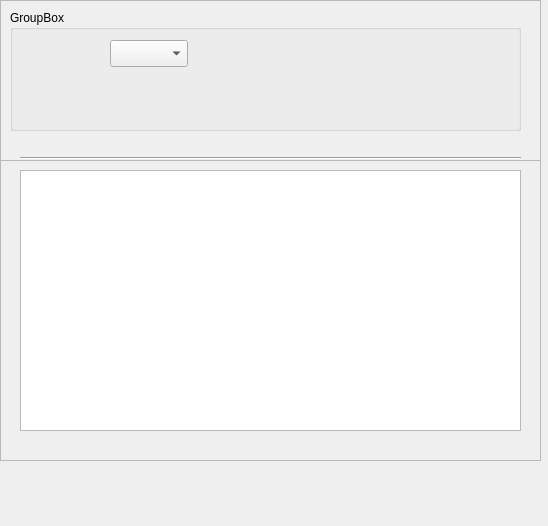
<?xml version="1.0" encoding="UTF-8"?>
<ui version="4.0">
 <class>Form</class>
 <widget class="QWidget" name="Form">
  <property name="geometry">
   <rect>
    <x>0</x>
    <y>0</y>
    <width>548</width>
    <height>526</height>
   </rect>
  </property>
  <property name="windowTitle">
   <string>Form</string>
  </property>
  <widget class="QFrame" name="frame">
   <property name="geometry">
    <rect>
     <x>0</x>
     <y>0</y>
     <width>541</width>
     <height>161</height>
    </rect>
   </property>
   <property name="frameShape">
    <enum>QFrame::StyledPanel</enum>
   </property>
   <property name="frameShadow">
    <enum>QFrame::Raised</enum>
   </property>
   <widget class="QGroupBox" name="groupBox">
    <property name="geometry">
     <rect>
      <x>10</x>
      <y>10</y>
      <width>511</width>
      <height>121</height>
     </rect>
    </property>
    <property name="title">
     <string>GroupBox</string>
    </property>
    <property name="flat">
     <bool>true</bool>
    </property>
    <property name="checkable">
     <bool>false</bool>
    </property>
    <widget class="QComboBox" name="comboBox">
     <property name="geometry">
      <rect>
       <x>100</x>
       <y>30</y>
       <width>78</width>
       <height>27</height>
      </rect>
     </property>
    </widget>
   </widget>
   <widget class="Line" name="line">
    <property name="geometry">
     <rect>
      <x>20</x>
      <y>150</y>
      <width>501</width>
      <height>16</height>
     </rect>
    </property>
    <property name="orientation">
     <enum>Qt::Horizontal</enum>
    </property>
   </widget>
  </widget>
  <widget class="QFrame" name="frame_2">
   <property name="geometry">
    <rect>
     <x>0</x>
     <y>160</y>
     <width>541</width>
     <height>301</height>
    </rect>
   </property>
   <property name="frameShape">
    <enum>QFrame::StyledPanel</enum>
   </property>
   <property name="frameShadow">
    <enum>QFrame::Raised</enum>
   </property>
   <widget class="QTableView" name="tableView">
    <property name="geometry">
     <rect>
      <x>20</x>
      <y>10</y>
      <width>501</width>
      <height>261</height>
     </rect>
    </property>
    <property name="gridStyle">
     <enum>Qt::DashLine</enum>
    </property>
    <property name="sortingEnabled">
     <bool>true</bool>
    </property>
   </widget>
  </widget>
 </widget>
 <resources/>
 <connections/>
</ui>
